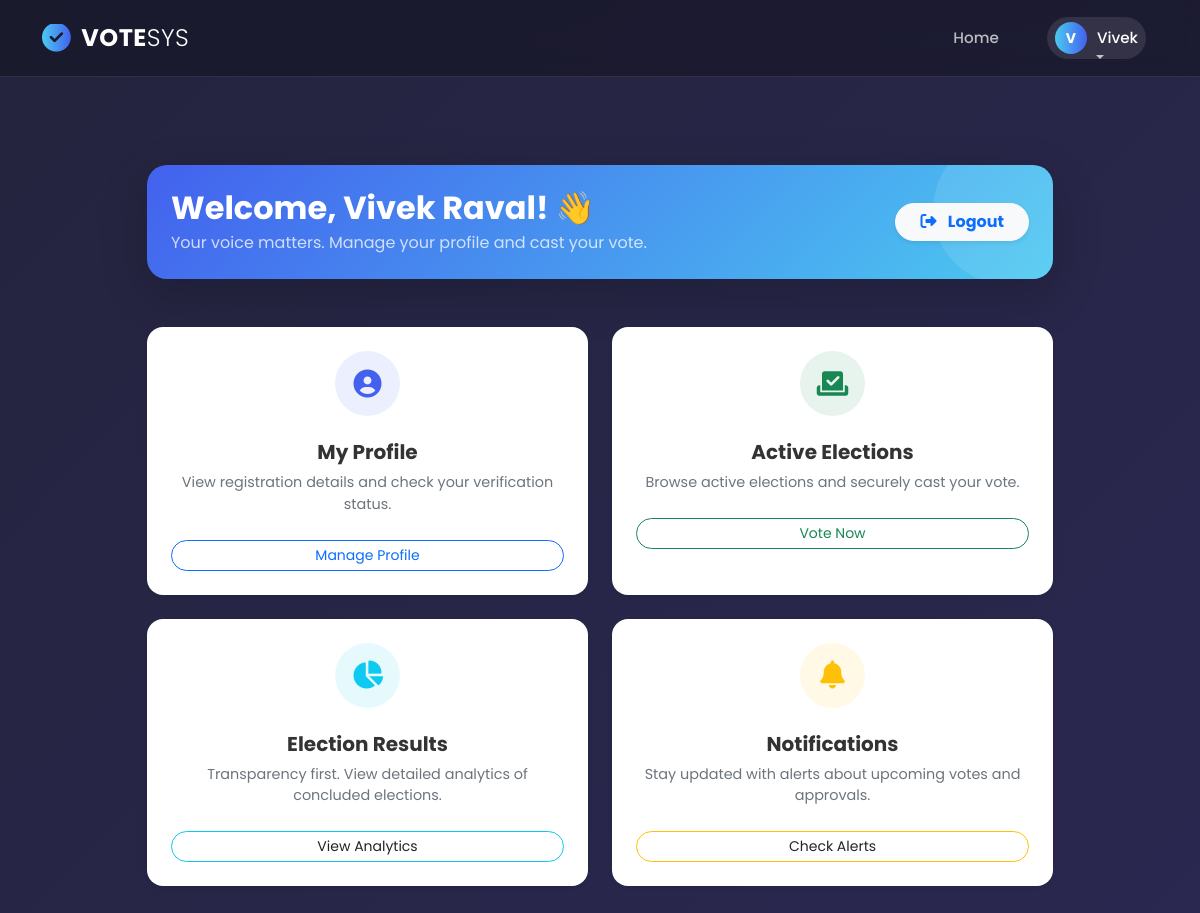
Screenshot of /users/voter-dashboard/ (signed in) with the database file from the repository.
### users/models.py (models this page shows, shortened)
class CustomUser(AbstractBaseUser, PermissionsMixin):
    ROLE_CHOICES = [
        ("admin", "Admin"),
        ("voter", "Voter"),
        ("candidate", "Candidate"),
    ]
    user_id = models.AutoField(primary_key=True)
    username = models.CharField(max_length=150, unique=True)
    full_name = models.CharField(max_length=255, blank=True, null=True)
    email = models.EmailField(unique=True)
    role = models.CharField(max_length=20, choices=ROLE_CHOICES, default="voter")
    is_active = models.BooleanField(default=True)
    is_staff = models.BooleanField(default=False)
    created_at = models.DateTimeField(auto_now_add=True)
    objects = CustomUserManager()
    USERNAME_FIELD = "username"
    REQUIRED_FIELDS = ["email"]

### users/views.py (the view)
# urls.py: path('voter-dashboard/', views.voter_dashboard, name='voter_dashboard'),
def voter_dashboard(request):
    return render(request, "dashboards/voter_dashboard.html")

### users/templates/dashboards/voter_dashboard.html (shortened to what this page needs)
{% extends 'base.html' %}
{% load static %}
{% block content %}
<link rel="stylesheet" href="https://cdnjs.cloudflare.com/ajax/libs/font-awesome/6.4.0/css/all.min.css">
<div class="container py-5">
    {% if user.is_authenticated %}
    <div class="row justify-content-center">
        <div class="col-lg-10">
            <div class="card welcome-banner border-0 shadow-lg mb-5 text-white p-4">
                <div class="d-flex align-items-center justify-content-between position-relative z-1 flex-wrap gap-3">
                    <div>
                        <h2 class="fw-bold mb-1">Welcome, {{ user.full_name|default:user.username }}! 👋</h2>
                        <p class="mb-0 opacity-75">Your voice matters. Manage your profile and cast your vote.</p>
                    </div>
                    <div>
                        <a href="{% url 'logout' %}" class="btn btn-light rounded-pill px-4 text-primary fw-bold shadow-sm">
                            <i class="fas fa-sign-out-alt me-2"></i> Logout
                        </a>
                    </div>
                </div>
            </div>
            <div class="row g-4">
                <div class="col-md-6">
                    <a href="{% url 'voter_profile' %}" class="text-decoration-none">
                        <div class="card action-card shadow-sm p-4 text-center">
                            <div class="icon-circle icon-primary mx-auto">
                                <i class="fas fa-user-circle"></i>
                            </div>
                            <h5 class="card-title">My Profile</h5>
                            <p class="card-text">View registration details and check your verification status.</p>
                            <span class="btn btn-outline-primary rounded-pill btn-sm px-4 mt-2">Manage Profile</span>
                        </div>
                    </a>
                </div>
                <div class="col-md-6">
                    <a href="{% url 'voter_elections_list' %}" class="text-decoration-none">
                        <div class="card action-card shadow-sm p-4 text-center">
                            <div class="icon-circle icon-success mx-auto">
                                <i class="fas fa-vote-yea"></i>
                            </div>
                            <h5 class="card-title">Active Elections</h5>
                            <p class="card-text">Browse active elections and securely cast your vote.</p>
                            <span class="btn btn-outline-success rounded-pill btn-sm px-4 mt-2">Vote Now</span>
                        </div>
                    </a>
                </div>
                <div class="col-md-6">
                    <a href="{% url 'voter_view_results' %}" class="text-decoration-none">
                        <div class="card action-card shadow-sm p-4 text-center">
                            <div class="icon-circle icon-info mx-auto">
                                <i class="fas fa-chart-pie"></i>
                            </div>
                            <h5 class="card-title">Election Results</h5>
                            <p class="card-text">Transparency first. View detailed analytics of concluded elections.</p>
                            <span class="btn btn-outline-info text-dark rounded-pill btn-sm px-4 mt-2">View Analytics</span>
                        </div>
                    </a>
                </div>
                <div class="col-md-6">
                    <a href="{% url 'voter_notifications' %}" class="text-decoration-none">
                        <div class="card action-card shadow-sm p-4 text-center">
                            <div class="icon-circle icon-warning mx-auto">
                                <i class="fas fa-bell"></i>
                            </div>
                            <h5 class="card-title">Notifications</h5>
                            <p class="card-text">Stay updated with alerts about upcoming votes and approvals.</p>
                            <span class="btn btn-outline-warning text-dark rounded-pill btn-sm px-4 mt-2">Check Alerts</span>
                        </div>
                    </a>
                </div>
            </div>
        </div>
    </div>
    {% endif %}
</div>
{% endblock %}

### users/templates/base.html (shortened to what this page needs)
{% load static %}
<!DOCTYPE html>
<html lang="en">
<head>
    <link rel="stylesheet" href="https://cdnjs.cloudflare.com/ajax/libs/font-awesome/6.4.0/css/all.min.css">
    <link href="https://cdn.jsdelivr.net/npm/bootstrap@5.3.0/dist/css/bootstrap.min.css" rel="stylesheet">
</head>
<body>
    <nav class="navbar navbar-expand-lg glass-navbar">
        <div class="container">
            <a class="navbar-brand" href="{% url 'users_home' %}">
                <i class="fas fa-check-circle"></i> VOTE<span style="font-weight: 300;">SYS</span>
            </a>
            <div class="collapse navbar-collapse" id="navbarContent">
                <ul class="navbar-nav ms-auto align-items-center">
                    <li class="nav-item">
                        <a class="nav-link" href="{% url 'users_home' %}">Home</a>
                    </li>
                    {% if user.is_authenticated %}
                        <li class="nav-item dropdown ms-lg-3">
                            <a class="nav-link dropdown-toggle user-pill" href="#" id="userDropdown" role="button" data-bs-toggle="dropdown" aria-expanded="false">
                                <div class="user-avatar">
                                    {{ user.username|slice:":1"|upper }}
                                </div>
                                <span class="text-white">{{ user.username }}</span>
                            </a>
                        </li>
                    {% endif %}
                </ul>
            </div>
        </div>
    </nav>
    <div class="container mt-3 main-content">
        {% block content %}{% endblock %}
    </div>
</body>
</html>

### users/templates/base.html (style rules this page uses)
:root { --primary-grad: linear-gradient(90deg, #4cc9f0, #4361ee); --glass-bg: rgba(20, 20, 35, 0.6); --glass-border: 1px solid rgba(255, 255, 255, 0.1); --text-color: #ffffff; --text-muted: rgba(255, 255, 255, 0.7); }
body { font-family: 'Poppins', sans-serif; background: linear-gradient(-45deg, #0f0c29, #302b63, #24243e); background-size: 400% 400%; animation: gradientBG 15s ease infinite; min-height: 100vh; color: var(--text-color); display: flex; flex-direction: column; }
.glass-navbar { background: var(--glass-bg); backdrop-filter: blur(12px); -webkit-backdrop-filter: blur(12px); border-bottom: var(--glass-border); padding: 15px 0; position: sticky; top: 0; z-index: 1000; transition: all 0.3s ease; }
.navbar-brand { font-weight: 700; font-size: 1.5rem; color: #fff !important; letter-spacing: 0.5px; display: flex; align-items: center; }
.navbar-brand i { background: var(--primary-grad); -webkit-background-clip: text; -webkit-text-fill-color: transparent; font-size: 1.8rem; margin-right: 10px; }
.nav-link { color: var(--text-muted) !important; font-weight: 500; font-size: 0.95rem; margin: 0 12px; position: relative; transition: 0.3s; }
.nav-link::after { content: ''; position: absolute; width: 0; height: 2px; bottom: 0; left: 50%; background: var(--primary-grad); transition: all 0.3s ease-in-out; transform: translateX(-50%); }
.user-pill { display: flex; align-items: center; background: rgba(255,255,255,0.1); padding: 5px 15px 5px 5px; border-radius: 30px; transition: 0.3s; }
.user-avatar { width: 32px; height: 32px; background: var(--primary-grad); border-radius: 50%; display: flex; align-items: center; justify-content: center; margin-right: 10px; font-size: 14px; color: white; font-weight: bold; }
.main-content { flex: 1; padding-bottom: 50px; }

### users/templates/dashboards/voter_dashboard.html (style rules this page uses)
.welcome-banner { background: linear-gradient(135deg, #4361ee 0%, #4cc9f0 100%); border-radius: 20px; position: relative; overflow: hidden; }
.action-card { border: none; border-radius: 16px; transition: all 0.3s ease; background: #fff; height: 100%; overflow: hidden; }
.icon-circle { width: 65px; height: 65px; border-radius: 50%; display: flex; align-items: center; justify-content: center; font-size: 1.75rem; margin-bottom: 1.5rem; }
.icon-primary { background: rgba(67, 97, 238, 0.1); color: #4361ee; }
.icon-success { background: rgba(25, 135, 84, 0.1); color: #198754; }
.icon-info { background: rgba(13, 202, 240, 0.1); color: #0dcaf0; }
.icon-warning { background: rgba(255, 193, 7, 0.1); color: #ffc107; }
.card-title { font-weight: 700; color: #333; }
.card-text { font-size: 0.9rem; color: #6c757d; }

### rows the page displays
CustomUser: username "V", username "Vivek", full_name "Vivek Raval"
